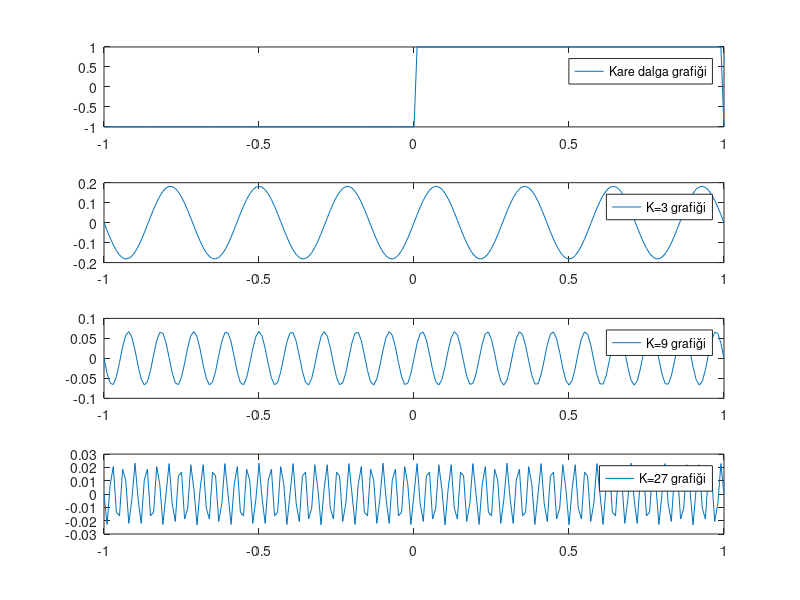

The MATLAB script that drew this image:

%%%%%%%%%%%%%%%%%% 

clc
clear all

 t = -1:0.01:1;
 for j = 1:length(t)
        if t(j)>0 && t(j)<1
         f(j)=1;
        else
         f(j)=-1;
        end
 Q(j)=4/pi*(1./(2*3+1))*sin((2*3+1)*pi.*t(j));
 G(j)=4/pi*(1./(2*9+1))*sin((2*9+1)*pi.*t(j));
 M(j)=4/pi*(1./(2*27+1))*sin((2*27+1)*pi.*t(j));
 end
 
 
 figure(1)
 subplot(4,1,1)
 plot(t,f)
 legend('Kare dalga grafiği')
 
 subplot(4,1,2)
 plot(t,Q)
 legend('K=3 grafiği')
 
 subplot(4,1,3)
 plot(t,G)
 legend('K=9 grafiği')
 
 subplot(4,1,4)
 plot(t,M)
 legend('K=27 grafiği')


%%%%%%%%%%%%%%%%%%%%%%%%%%%%%%%%%%%%
